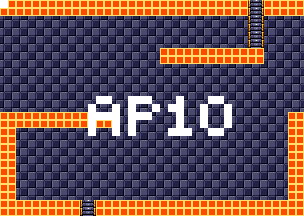

A 2D game scene composited from a Tiled map and its tileset images. What follows is a short description and the map's XML, with each tile layer's data collapsed to a summary:
An orthogonal 38x27 tile map with 8x8 px tiles, 4 tile layers (background, foreground, room numbers, Objects), 15 tilesets.

<map version="1.5" tiledversion="1.7.1" orientation="orthogonal" renderorder="right-down" width="38" height="27" tilewidth="8" tileheight="8" infinite="0" nextlayerid="11" nextobjectid="1">
 <tileset firstgid="1" source="tilesheets/tsKarniMata.tsx" />
 <tileset firstgid="1025" source="tilesheets/tsVoodooWasp.tsx" />
 <tileset firstgid="2049" source="tilesheets/tsBurial.tsx" />
 <tileset firstgid="3073" source="tilesheets/tsBlueTemple.tsx" />
 <tileset firstgid="4097" source="tilesheets/tsGoddess.tsx" />
 <tileset firstgid="5121" source="tilesheets/tsKonark.tsx" />
 <tileset firstgid="6145" name="sEnemies" tilewidth="8" tileheight="8" tilecount="1024" columns="32">
  <image source="../grapx/tilesheets/sObjects.bmp" trans="ff94ff" width="256" height="256" />
 </tileset>
 <tileset firstgid="7169" source="tilesheets/tsIceTemple.tsx" />
 <tileset firstgid="8193" source="tilesheets/tsLavaArea.tsx" />
 <tileset firstgid="9217" source="tilesheets/tsBossArea.tsx" />
 <tileset firstgid="10241" source="tilesheets/tsPegu.tsx" />
 <tileset firstgid="11265" source="tilesheets/sTiwanakuTemple.tsx" />
 <tileset firstgid="12289" source="tilesheets/sIndraTemple.tsx" />
 <tileset firstgid="13313" source="tilesheets/sTeleport.tsx" />
 <tileset firstgid="14337" source="tilesheets/sObjects.tsx" />
 <layer id="2" name="background" width="38" height="27">
  <data>[1026 cells, 1026 non-empty, 2 distinct tile ids]</data>
 </layer>
 <layer id="1" name="foreground" width="38" height="27">
  <data>[1026 cells, 256 non-empty, 3 distinct tile ids]</data>
 </layer>
 <layer id="7" name="room numbers" width="38" height="27">
  <data>[1026 cells, 41 non-empty, 1 distinct tile ids]</data>
 </layer>
 <layer id="10" name="Objects" width="38" height="27">
  <data>[1026 cells, 0 non-empty, 0 distinct tile ids]</data>
 </layer>
</map>
